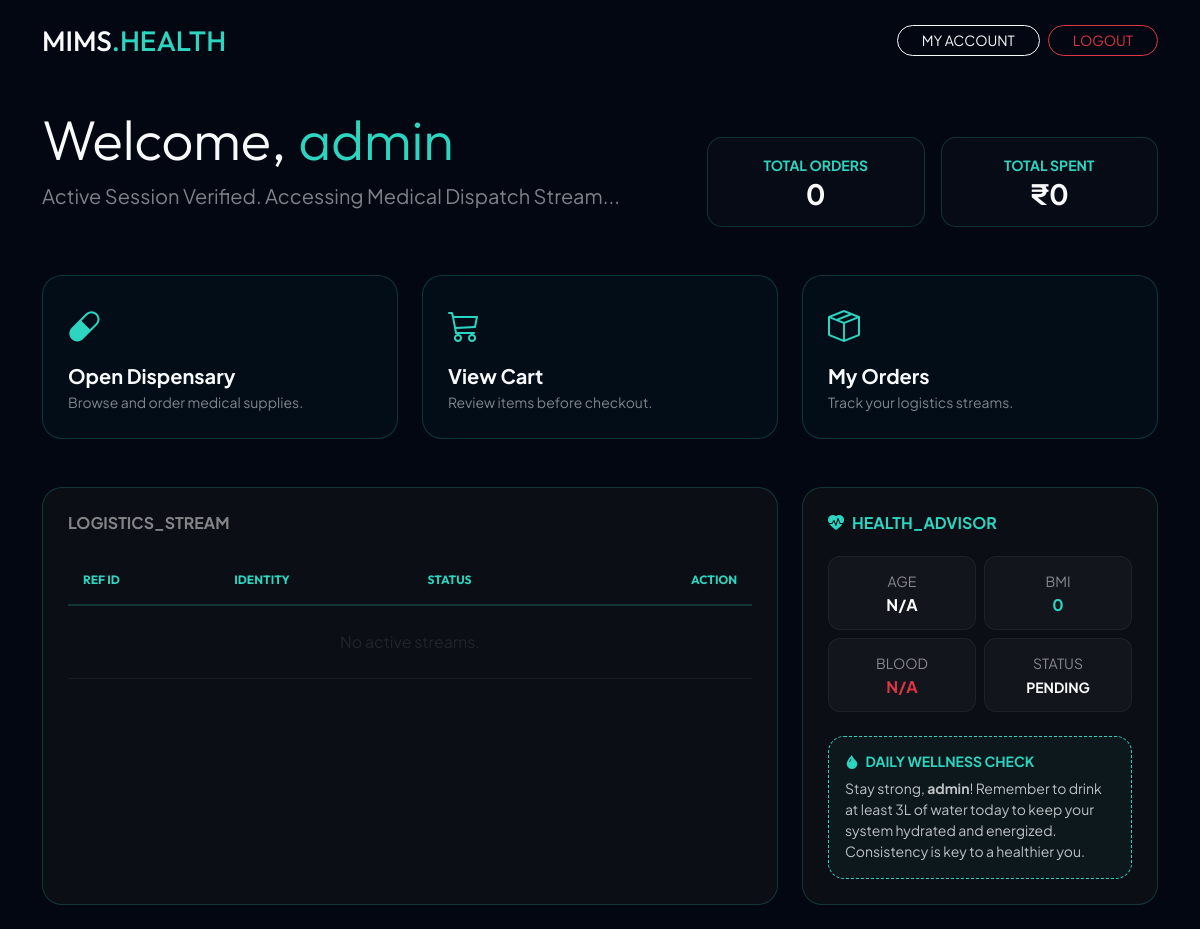
/customer/index.php (signed in), run on an earlier commit of the app's database.
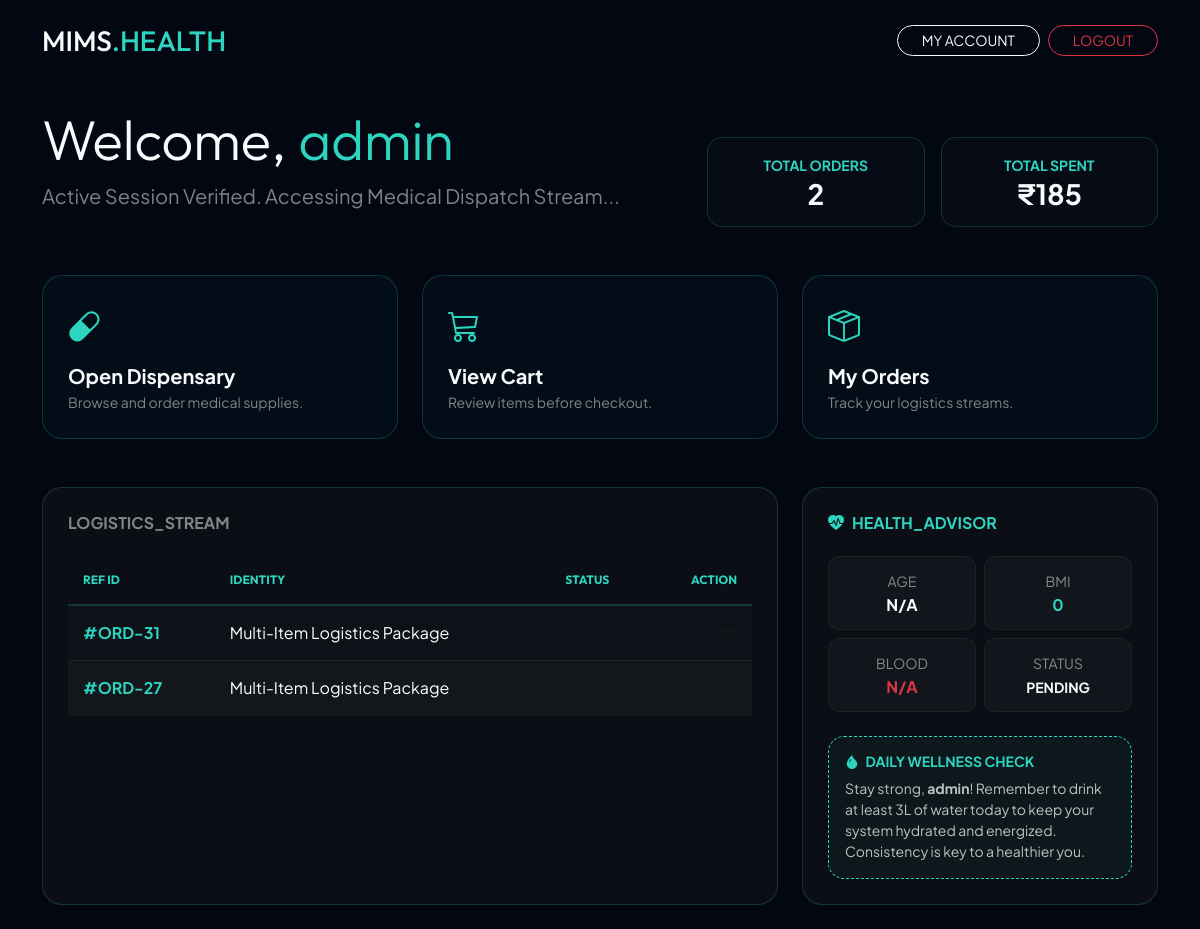
And on a later commit of the database.
### tables this page shows
CREATE TABLE `orders` (
  `id` int(11) NOT NULL,
  `user_id` int(11) DEFAULT NULL,
  `customer_name` varchar(255) DEFAULT NULL,
  `medicine_id` int(11) DEFAULT NULL,
  `total_amount` decimal(10,2) DEFAULT NULL,
  `status` varchar(50) DEFAULT 'Pending',
  `payment_method` varchar(50) DEFAULT NULL,
  `claimed_category` varchar(50) DEFAULT NULL,
  `payment_mode` varchar(50) DEFAULT 'COD',
  `order_date` datetime DEFAULT current_timestamp(),
  `address` text DEFAULT NULL,
  `pincode` varchar(10) DEFAULT NULL,
  `phone` varchar(15) DEFAULT NULL,
  `quantity` int(11) DEFAULT NULL,
  `discount_reason` varchar(100) DEFAULT NULL,
  `discount_status` enum('none','pending','approved','rejected') DEFAULT 'none',
  `discounted_price` decimal(10,2) DEFAULT NULL,
  `subtotal` decimal(10,2) NOT NULL DEFAULT 0.00,
  `discount_amount` decimal(10,2) DEFAULT NULL,
  `discount_label` varchar(50) DEFAULT NULL
);

### customer/index.php (the view, shortened to what the changed rows need)
<?php
include('../config/db_connect.php');
$user_id = $_SESSION['user_id'];
$user_res = mysqli_query($conn, "SELECT * FROM users WHERE id = '$user_id'");
$user_data = mysqli_fetch_assoc($user_res);
$display_name = $user_data['username'] ?? 'User';
$stats = mysqli_fetch_assoc(mysqli_query($conn, "SELECT COUNT(*) as total, SUM(total_amount) as spent FROM orders WHERE user_id = '$user_id'"));
$orders = mysqli_query($conn, "SELECT * FROM orders WHERE user_id = '$user_id' ORDER BY id DESC LIMIT 8");
?>
<!DOCTYPE html>
<html lang="en" data-theme="dark">
<head>
    <link href="https://cdn.jsdelivr.net/npm/bootstrap@5.3.0/dist/css/bootstrap.min.css" rel="stylesheet">
    <link rel="stylesheet" href="https://cdn.jsdelivr.net/npm/bootstrap-icons@1.11.0/font/bootstrap-icons.css">
</head>
<body class="p-4">
<div class="container">
    <div class="row mb-5 align-items-end">
        <div class="col-md-7">
            <h1 class="display-4 fw-900" style="font-family: 'Outfit';">Welcome, <span class="text-cyan"><?php echo $display_name; ?></span></h1>
        </div>
        <div class="col-md-5">
            <div class="row g-3">
                <div class="col-6">
                    <div class="top-stat-box">
                        <small class="text-cyan fw-bold">TOTAL ORDERS</small>
                        <h3 class="fw-bold mb-0"><?php echo $stats['total'] ?? 0; ?></h3>
                    </div>
                </div>
                <div class="col-6">
                    <div class="top-stat-box">
                        <small class="text-cyan fw-bold">TOTAL SPENT</small>
                        <h3 class="fw-bold mb-0">₹<?php echo number_format($stats['spent'] ?? 0); ?></h3>
                    </div>
                </div>
            </div>
        </div>
    </div>
    <div class="row g-4">
        <div class="col-lg-8">
            <div class="glass-card">
                <div class="table-responsive">
                    <table class="table">
                        <thead>
                            <tr><th>REF ID</th><th>IDENTITY</th><th>STATUS</th><th class="text-end">ACTION</th></tr>
                        </thead>
                        <tbody>
                            <?php if($orders && mysqli_num_rows($orders) > 0):
                                $i=0; while($row = mysqli_fetch_assoc($orders)):
                                $row_class = ($i % 2 == 0) ? 'row-even' : 'row-odd';
                            ?>
                            <tr class="<?php echo $row_class; ?>">
                                <td class="text-cyan fw-bold">#ORD-<?php echo $row['id']; ?></td>
                                <td class="text-white">Multi-Item Logistics Package</td>
                                <td><span class="badge border border-info text-cyan"><?php echo strtoupper($row['status']); ?></span></td>
                                <td class="text-end"><i class="bi bi-eye opacity-50"></i></td>
                            </tr>
                            <?php $i++; endwhile; else: ?>
                            <tr><td colspan="4" class="text-center py-4">No active streams.</td></tr>
                            <?php endif; ?>
                        </tbody>
                    </table>
                </div>
            </div>
        </div>
    </div>
</div>
</body>
</html>

What changed in the data, as far as the page shows it:
added orders: id "31"
added orders: id "27"
Also different on the page:
$stats['total']: "0" → "2"
$stats['spent']: "0" → "185"
text no longer shown: "No active streams."
